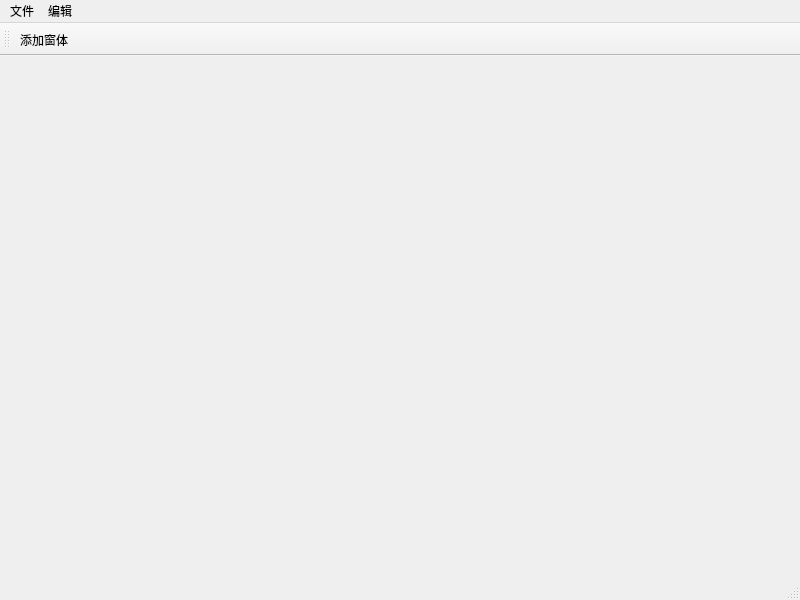
<?xml version="1.0" encoding="UTF-8"?>
<ui version="4.0">
 <class>MainWindow</class>
 <widget class="QMainWindow" name="MainWindow">
  <property name="geometry">
   <rect>
    <x>0</x>
    <y>0</y>
    <width>800</width>
    <height>600</height>
   </rect>
  </property>
  <property name="windowTitle">
   <string>MainWindow</string>
  </property>
  <widget class="QWidget" name="centralwidget">
   <layout class="QHBoxLayout" name="horizontalLayout">
    <item>
     <layout class="QGridLayout" name="MaingridLayout"/>
    </item>
   </layout>
  </widget>
  <widget class="QMenuBar" name="menubar">
   <property name="geometry">
    <rect>
     <x>0</x>
     <y>0</y>
     <width>800</width>
     <height>23</height>
    </rect>
   </property>
   <widget class="QMenu" name="menu">
    <property name="title">
     <string>文件</string>
    </property>
    <addaction name="fileOpenAction"/>
    <addaction name="fileNewAction"/>
    <addaction name="fileCloseAction"/>
   </widget>
   <widget class="QMenu" name="menu_E">
    <property name="title">
     <string>编辑</string>
    </property>
   </widget>
   <addaction name="menu"/>
   <addaction name="menu_E"/>
  </widget>
  <widget class="QStatusBar" name="statusbar"/>
  <widget class="QToolBar" name="toolBar">
   <property name="windowTitle">
    <string>toolBar</string>
   </property>
   <attribute name="toolBarArea">
    <enum>TopToolBarArea</enum>
   </attribute>
   <attribute name="toolBarBreak">
    <bool>false</bool>
   </attribute>
   <addaction name="addWinAction"/>
  </widget>
  <action name="fileOpenAction">
   <property name="text">
    <string>打开</string>
   </property>
   <property name="shortcut">
    <string>Alt+O</string>
   </property>
  </action>
  <action name="fileNewAction">
   <property name="text">
    <string>新建</string>
   </property>
   <property name="shortcut">
    <string>Alt+N</string>
   </property>
  </action>
  <action name="fileCloseAction">
   <property name="text">
    <string>关闭</string>
   </property>
   <property name="shortcut">
    <string>Alt+C</string>
   </property>
  </action>
  <action name="addWinAction">
   <property name="text">
    <string>添加窗体</string>
   </property>
   <property name="toolTip">
    <string>添加窗体</string>
   </property>
  </action>
 </widget>
 <resources/>
 <connections/>
</ui>
